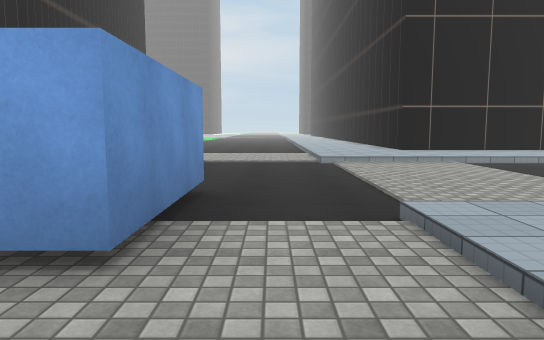
view 1 (above)

22 first-person views from a walk through a 3-D level made in the Unity game engine. The camera is 1.4 m above the floor, tilts 6° down and sees 70° across. The floor is counted in squares, 2 m on a side. Each view is taken from the middle of a square. On the plan, view 1 faces up. The plan holds only what a view shows up to about 11 squares ahead; the rest is blank. The place goes on beyond the plan. The player is left out. Some surface patterns are stand-ins.

view 2
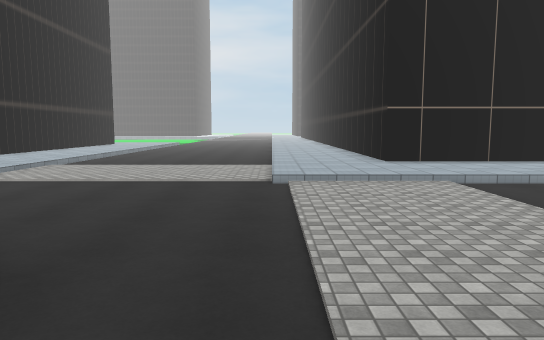

view 3
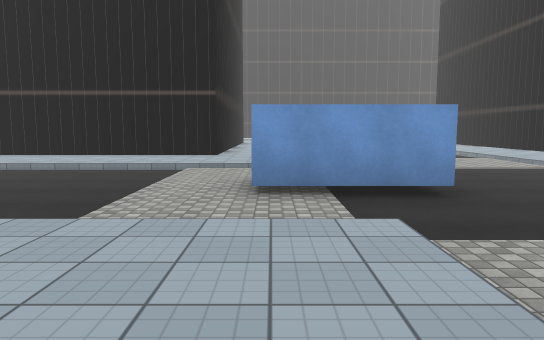

view 4
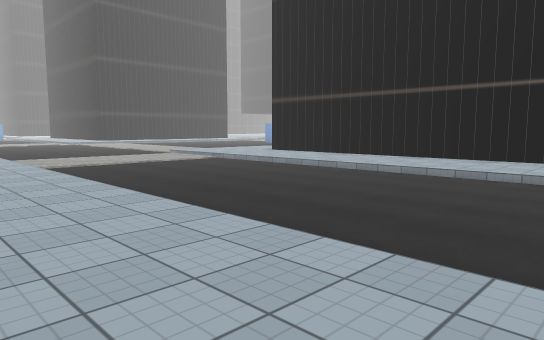

view 5
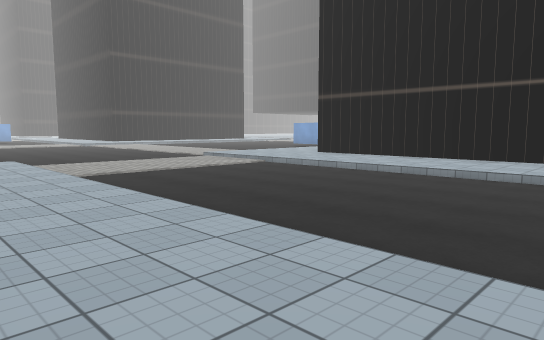

view 6
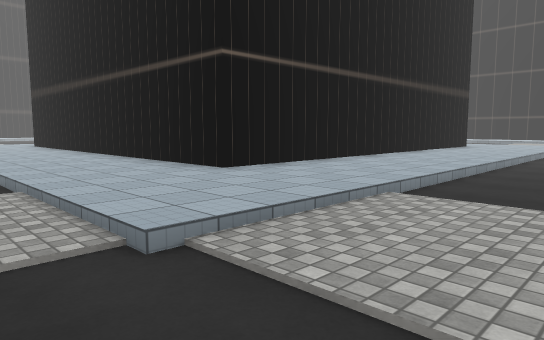

view 7
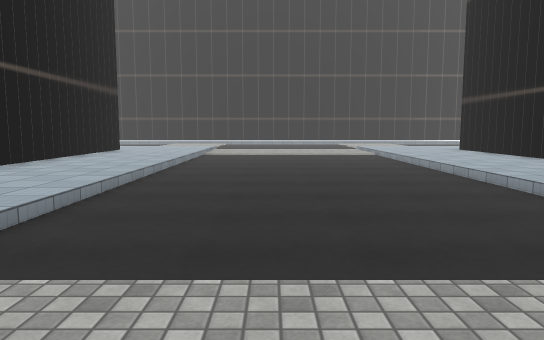

view 8
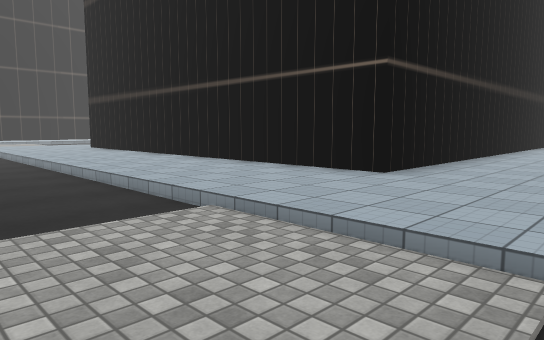

view 9
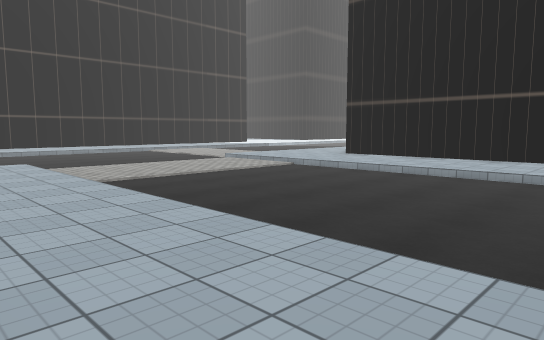

view 10
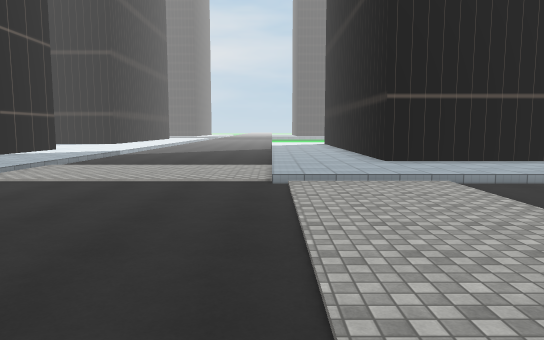

view 11
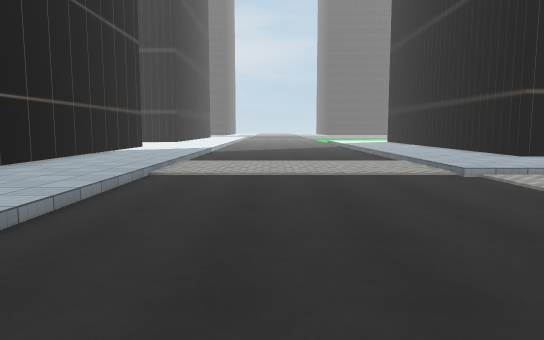

view 12
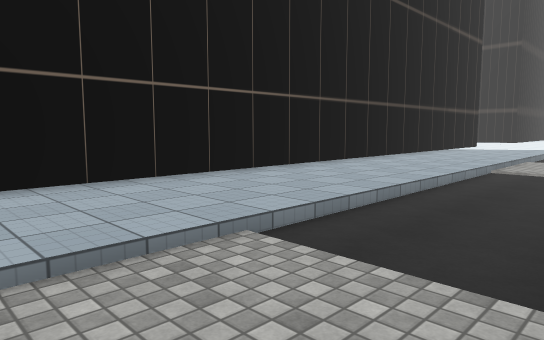

view 13
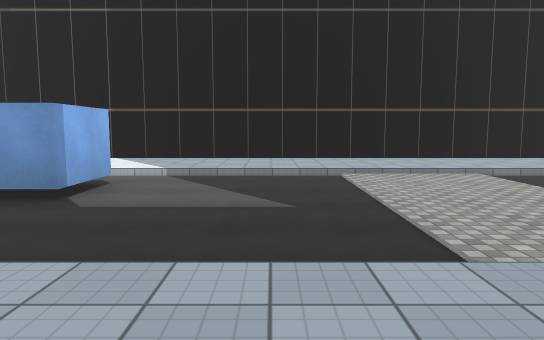

view 14
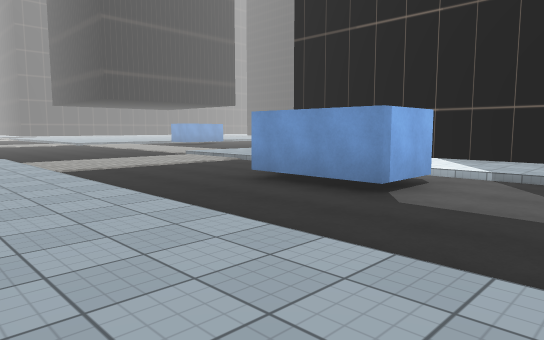

view 15
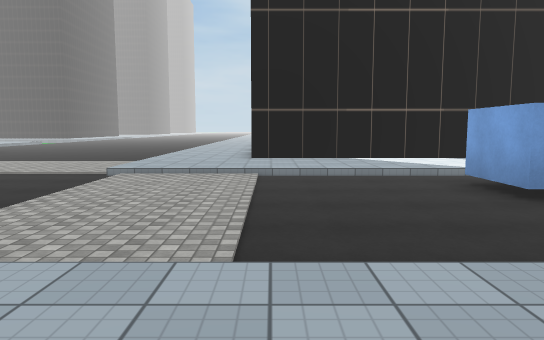

view 16
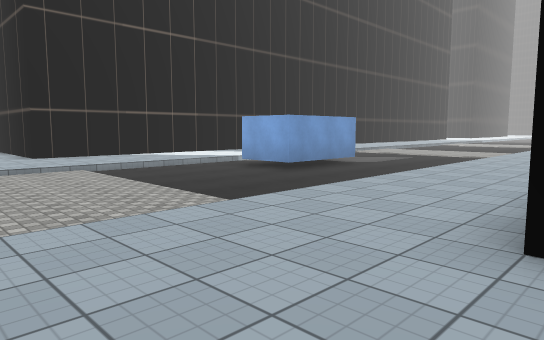

view 17
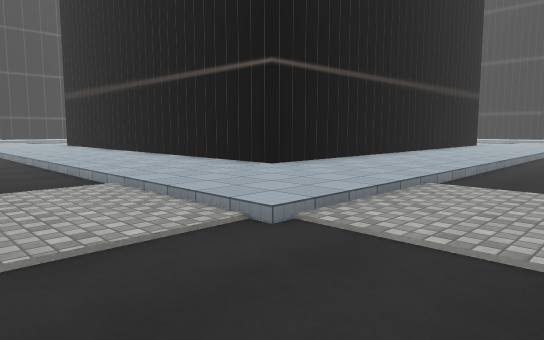

view 18
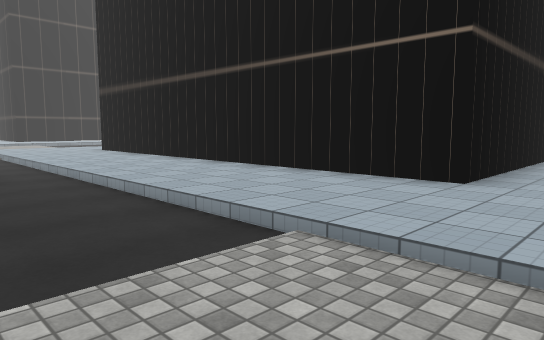

view 19
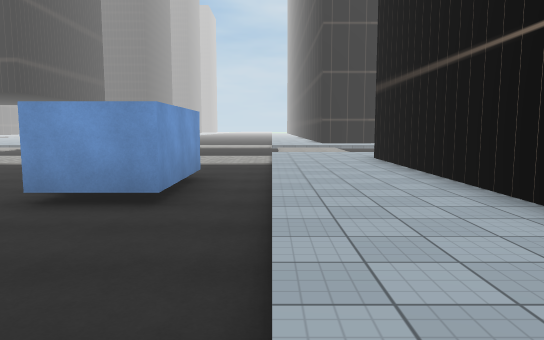

view 20
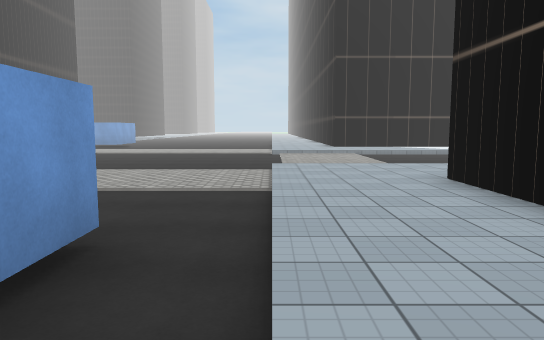

view 21
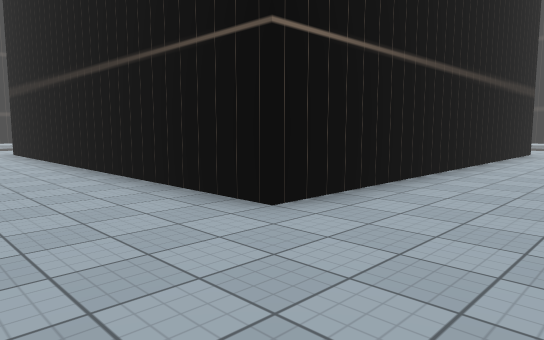

view 22
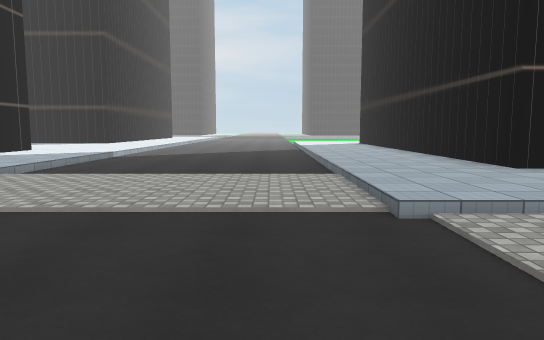

### Floor plan
Key: @ floor where view 1 was taken; # wall or solid block; . main floor; : floor 0.25 m higher than the main floor; / step, stairs or slope.
Columns run from 28 left of view 1 to 7 right of it. Each row starts with its distance up from view 1.
 16   ::/..../::#        #:
 15  #::/..../::#        #:
 14  #::/..../::#        #::
 13  #::/..../::#        #::/..../::#
 12  #::/..../::#        #::/..../::#
 11  #::/..../::##########::/..../::####
 10  #::/..../::::::::::::::/..../::::::
  9  #::/..../::::::::::::::/..../:::::
  8  #::/....////////////////....//////
  7  #::/.............................
  6  #::/............................
  5  #::/............................
  4  #::/..................... #....
  3  #::/....////////////////. #.///
  2  #::/... /::::::::::::::/. #./:::
  1  #::/..../::::::::::::::/..../::
  0  #::/..../::##########::/...@/::
 -1  #::/..../::#        #::/..../::
 -2  #::/..../::#        #::/..../::
 -3  #::/..../::#        #::/..../::
 -4  #::/##../::#        #::/..../::
 -5  #::/##../::#        #::/..../::
 -6  #::/##../::#        #::/..../:
 -7  #::/..../::#        #::/..../:
 -8  #::/..../::#        #::/..../:
 -9 ##::/..../::##########::/..../:
-10 ::::/..../::::::::::::::/..../:
-11 ::::/..../::::::::::::::/..../
-12 /////....////////////////..../
-13 ..............................
-14 ..... .........##.............

Positions as (right, up) in squares from view 1, and headings:
1: (0, 0), facing up
2: (1, 2), facing up
3: (4, 2), facing left
4: (3, 0), facing down-left
5: (3, -2), facing down-left
6: (-3, 5), facing down-left
7: (-5, 5), facing left
8: (-4, 6), facing up-left
9: (-10, 1), facing up-left
10: (-19, 2), facing up
11: (-22, 2), facing up
12: (-22, 1), facing up-left
13: (-17, -1), facing left
14: (-17, -1), facing down-left
15: (-17, -9), facing left
16: (-16, -12), facing up-left
17: (-2, -14), facing up-left
18: (-5, -14), facing up-left
19: (-7, -12), facing left
20: (-11, -12), facing left
21: (-19, -12), facing up-right
22: (-20, 5), facing up
